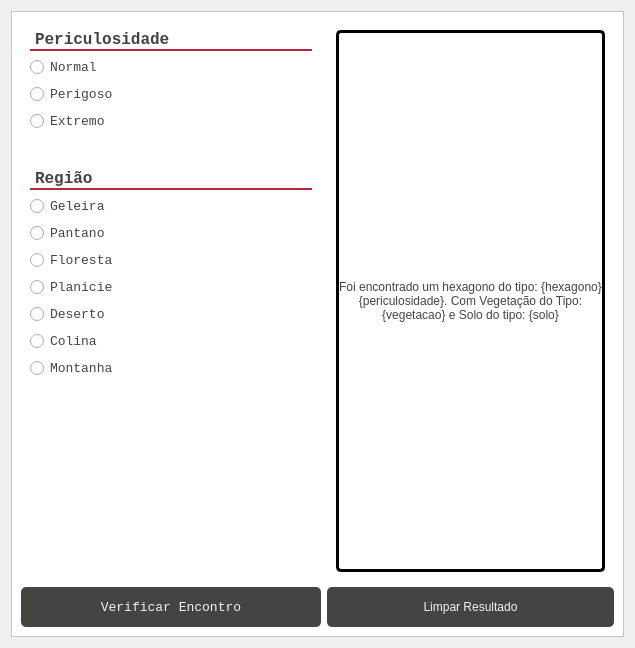
             <widget class="QWidget" name="tab_7">
              <attribute name="title">
               <string>Encontros</string>
              </attribute>
              <layout class="QGridLayout" name="gridLayout_15">
               <item row="0" column="0">
                <widget class="QFrame" name="frame_11">
                 <property name="styleSheet">
                  <string notr="true">background-color: rgb(255, 255, 255);
color: rgb(68, 68, 67);</string>
                 </property>
                 <property name="frameShape">
                  <enum>QFrame::StyledPanel</enum>
                 </property>
                 <property name="frameShadow">
                  <enum>QFrame::Raised</enum>
                 </property>
                 <layout class="QGridLayout" name="gridLayout_26">
                  <item row="0" column="0">
                   <widget class="QWidget" name="widget_4" native="true">
                    <property name="sizePolicy">
                     <sizepolicy hsizetype="Preferred" vsizetype="Preferred">
                      <horstretch>0</horstretch>
                      <verstretch>0</verstretch>
                     </sizepolicy>
                    </property>
                    <property name="minimumSize">
                     <size>
                      <width>300</width>
                      <height>80</height>
                     </size>
                    </property>
                    <property name="styleSheet">
                     <string notr="true">QLabel{
	font: bold 12pt &quot;Consolas&quot;;
    border-bottom: 2px solid rgb(53, 53, 53);
    border-bottom-color:  rgb(185, 38, 64);
    border-radius: 0px;
}
QRadioButton{
	font: 10pt &quot;Consolas&quot;;
}</string>
                    </property>
                    <layout class="QGridLayout" name="gridLayout_25">
                     <item row="3" column="0">
                      <widget class="QRadioButton" name="conButtonExtremo">
                       <property name="font">
                        <font>
                         <family>Consolas</family>
                         <pointsize>10</pointsize>
                         <weight>50</weight>
                         <italic>false</italic>
                         <bold>false</bold>
                        </font>
                       </property>
                       <property name="text">
                        <string>Extremo</string>
                       </property>
                       <attribute name="buttonGroup">
                        <string notr="true">buttonGroup</string>
                       </attribute>
                      </widget>
                     </item>
                     <item row="0" column="0">
                      <widget class="QLabel" name="label_7">
                       <property name="font">
                        <font>
                         <family>Consolas</family>
                         <pointsize>12</pointsize>
                         <weight>75</weight>
                         <italic>false</italic>
                         <bold>true</bold>
                        </font>
                       </property>
                       <property name="text">
                        <string>Periculosidade</string>
                       </property>
                      </widget>
                     </item>
                     <item row="2" column="0">
                      <widget class="QRadioButton" name="encButtonPerigoso">
                       <property name="font">
                        <font>
                         <family>Consolas</family>
                         <pointsize>10</pointsize>
                         <weight>50</weight>
                         <italic>false</italic>
                         <bold>false</bold>
                        </font>
                       </property>
                       <property name="text">
                        <string>Perigoso</string>
                       </property>
                       <attribute name="buttonGroup">
                        <string notr="true">buttonGroup</string>
                       </attribute>
                      </widget>
                     </item>
                     <item row="1" column="0">
                      <widget class="QRadioButton" name="encButtonNormal">
                       <property name="font">
                        <font>
                         <family>Consolas</family>
                         <pointsize>10</pointsize>
                         <weight>50</weight>
                         <italic>false</italic>
                         <bold>false</bold>
                        </font>
                       </property>
                       <property name="text">
                        <string>Normal</string>
                       </property>
                       <attribute name="buttonGroup">
                        <string notr="true">buttonGroup</string>
                       </attribute>
                      </widget>
                     </item>
                     <item row="5" column="0">
                      <widget class="QLabel" name="label_8">
                       <property name="font">
                        <font>
                         <family>Consolas</family>
                         <pointsize>12</pointsize>
                         <weight>75</weight>
                         <italic>false</italic>
                         <bold>true</bold>
                        </font>
                       </property>
                       <property name="text">
                        <string>Região</string>
                       </property>
                      </widget>
                     </item>
                     <item row="6" column="0">
                      <widget class="QRadioButton" name="enButtonGeleira">
                       <property name="font">
                        <font>
                         <family>Consolas</family>
                         <pointsize>10</pointsize>
                         <weight>50</weight>
                         <italic>false</italic>
                         <bold>false</bold>
                        </font>
                       </property>
                       <property name="text">
                        <string>Geleira</string>
                       </property>
                       <attribute name="buttonGroup">
                        <string notr="true">buttonGroup_2</string>
                       </attribute>
                      </widget>
                     </item>
                     <item row="4" column="0">
                      <spacer name="verticalSpacer_7">
                       <property name="orientation">
                        <enum>Qt::Vertical</enum>
                       </property>
                       <property name="sizeType">
                        <enum>QSizePolicy::Preferred</enum>
                       </property>
                       <property name="sizeHint" stdset="0">
                        <size>
                         <width>20</width>
                         <height>31</height>
                        </size>
                       </property>
                      </spacer>
                     </item>
                     <item row="8" column="0">
                      <widget class="QRadioButton" name="enButtonFloresta">
                       <property name="font">
                        <font>
                         <family>Consolas</family>
                         <pointsize>10</pointsize>
                         <weight>50</weight>
                         <italic>false</italic>
                         <bold>false</bold>
                        </font>
                       </property>
                       <property name="text">
                        <string>Floresta</string>
                       </property>
                       <attribute name="buttonGroup">
                        <string notr="true">buttonGroup_2</string>
                       </attribute>
                      </widget>
                     </item>
                     <item row="7" column="0">
                      <widget class="QRadioButton" name="enButtonPantano">
                       <property name="font">
                        <font>
                         <family>Consolas</family>
                         <pointsize>10</pointsize>
                         <weight>50</weight>
                         <italic>false</italic>
                         <bold>false</bold>
                        </font>
                       </property>
                       <property name="text">
                        <string>Pantano</string>
                       </property>
                       <attribute name="buttonGroup">
                        <string notr="true">buttonGroup_2</string>
                       </attribute>
                      </widget>
                     </item>
                     <item row="9" column="0">
                      <widget class="QRadioButton" name="enButtonPlanicie">
                       <property name="font">
                        <font>
                         <family>Consolas</family>
                         <pointsize>10</pointsize>
                         <weight>50</weight>
                         <italic>false</italic>
                         <bold>false</bold>
                        </font>
                       </property>
                       <property name="text">
                        <string>Planicie</string>
                       </property>
                       <attribute name="buttonGroup">
                        <string notr="true">buttonGroup_2</string>
                       </attribute>
                      </widget>
                     </item>
                     <item row="10" column="0">
                      <widget class="QRadioButton" name="enButtonDeserto">
                       <property name="font">
                        <font>
                         <family>Consolas</family>
                         <pointsize>10</pointsize>
                         <weight>50</weight>
                         <italic>false</italic>
                         <bold>false</bold>
                        </font>
                       </property>
                       <property name="text">
                        <string>Deserto</string>
                       </property>
                       <attribute name="buttonGroup">
                        <string notr="true">buttonGroup_2</string>
                       </attribute>
                      </widget>
                     </item>
                     <item row="12" column="0">
                      <widget class="QRadioButton" name="enButtonMontanha">
                       <property name="font">
                        <font>
                         <family>Consolas</family>
                         <pointsize>10</pointsize>
                         <weight>50</weight>
                         <italic>false</italic>
                         <bold>false</bold>
                        </font>
                       </property>
                       <property name="text">
                        <string>Montanha</string>
                       </property>
                       <attribute name="buttonGroup">
                        <string notr="true">buttonGroup_2</string>
                       </attribute>
                      </widget>
                     </item>
                     <item row="11" column="0">
                      <widget class="QRadioButton" name="enButtonColina">
                       <property name="font">
                        <font>
                         <family>Consolas</family>
                         <pointsize>10</pointsize>
                         <weight>50</weight>
                         <italic>false</italic>
                         <bold>false</bold>
                        </font>
                       </property>
                       <property name="text">
                        <string>Colina</string>
                       </property>
                       <attribute name="buttonGroup">
                        <string notr="true">buttonGroup_2</string>
                       </attribute>
                      </widget>
                     </item>
                     <item row="13" column="0">
                      <spacer name="verticalSpacer_8">
                       <property name="orientation">
                        <enum>Qt::Vertical</enum>
                       </property>
                       <property name="sizeHint" stdset="0">
                        <size>
                         <width>20</width>
                         <height>193</height>
                        </size>
                       </property>
                      </spacer>
                     </item>
                    </layout>
                   </widget>
                  </item>
                  <item row="0" column="1">
                   <widget class="QWidget" name="widget_5" native="true">
                    <property name="sizePolicy">
                     <sizepolicy hsizetype="Expanding" vsizetype="Preferred">
                      <horstretch>0</horstretch>
                      <verstretch>0</verstretch>
                     </sizepolicy>
                    </property>
                    <property name="styleSheet">
                     <string notr="true">QLabel{
	font: 15pt &quot;Consolas&quot;;
	border-style: solid;
	border-width: 3px;
	border-radius: 5px;
}</string>
                    </property>
                    <layout class="QGridLayout" name="gridLayout_23">
                     <item row="1" column="0">
                      <widget class="QLabel" name="enLabelResultado">
                       <property name="styleSheet">
                        <string notr="true"/>
                       </property>
                       <property name="text">
                        <string>Foi encontrado um hexagono do tipo: {hexagono} {periculosidade}. Com Vegetação do Tipo: {vegetacao} e Solo do tipo: {solo}</string>
                       </property>
                       <property name="alignment">
                        <set>Qt::AlignCenter</set>
                       </property>
                       <property name="wordWrap">
                        <bool>true</bool>
                       </property>
                       <property name="margin">
                        <number>20</number>
                       </property>
                      </widget>
                     </item>
                    </layout>
                   </widget>
                  </item>
                  <item row="1" column="0">
                   <widget class="QPushButton" name="enButtonGerar">
                    <property name="sizePolicy">
                     <sizepolicy hsizetype="Minimum" vsizetype="Maximum">
                      <horstretch>0</horstretch>
                      <verstretch>0</verstretch>
                     </sizepolicy>
                    </property>
                    <property name="minimumSize">
                     <size>
                      <width>0</width>
                      <height>40</height>
                     </size>
                    </property>
                    <property name="font">
                     <font>
                      <family>Consolas</family>
                      <pointsize>10</pointsize>
                      <weight>50</weight>
                      <italic>false</italic>
                      <bold>false</bold>
                     </font>
                    </property>
                    <property name="styleSheet">
                     <string notr="true">QPushButton::hover{
	background-color: rgb(185, 38, 64);
	font: bold 10pt &quot;Consolas&quot;;
}
QPushButton{
	color: rgb(242, 242, 241);
	background-color: rgb(68, 68, 67);
	font: 10pt &quot;Consolas&quot;;
	border-radius: 5px
}</string>
                    </property>
                    <property name="text">
                     <string>Verificar Encontro</string>
                    </property>
                   </widget>
                  </item>
                  <item row="1" column="1">
                   <widget class="QPushButton" name="enButtonLimpar">
                    <property name="sizePolicy">
                     <sizepolicy hsizetype="Minimum" vsizetype="Maximum">
                      <horstretch>0</horstretch>
                      <verstretch>0</verstretch>
                     </sizepolicy>
                    </property>
                    <property name="minimumSize">
                     <size>
                      <width>0</width>
                      <height>40</height>
                     </size>
                    </property>
                    <property name="styleSheet">
                     <string notr="true">QPushButton::hover{
	background-color: rgb(185, 38, 64);
	font: bold 10pt &quot;Consolas&quot;;
}
QPushButton{
	color: rgb(242, 242, 241);
	background-color: rgb(68, 68, 67);
	font: 10pt &quot;Consolas&quot;;
	border-radius: 5px
}</string>
                    </property>
                    <property name="text">
                     <string>Limpar Resultado</string>
                    </property>
                   </widget>
                  </item>
                 </layout>
                </widget>
               </item>
              </layout>
             </widget>
